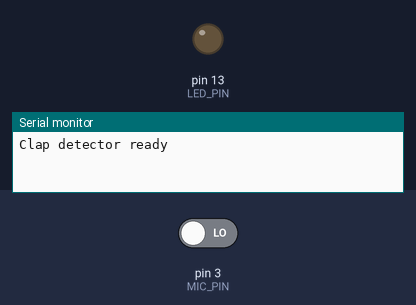
The sketch below on a simulated Arduino Uno, built with avr-gcc and run on an emulated ATmega328P. Shown: output pins drawn as LEDs (lit = HIGH), the last lines printed to the serial monitor. Inputs (shaded band) come from the test bench; at power-on: pin 3 (MIC_PIN) LOW.

Above: at 1.2 s.
1.3 s: pin 3 (MIC_PIN) driven HIGH
At 2.3 s:
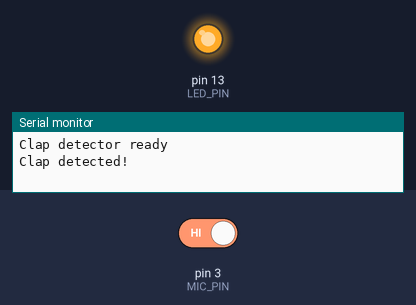
Timing chart, 0 to 4.3 s (numbered marks = the images above; inputs shaded):
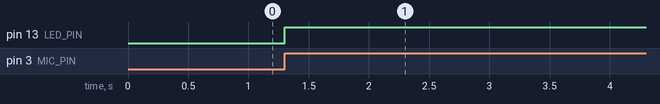

Measured:
- after the input at 1.3 s, pin 13 (LED_PIN): LOW → HIGH at once

The sketch:

sound_sensor_digital.ino
```cpp
const int MIC_PIN = 3;   // KY-037 DO pin
const int LED_PIN = 13;  // LED pin

bool ledState = false;
bool lastMicState = LOW;

unsigned long lastTriggerTime = 0;
const unsigned long debounceTime = 300; // ms

void setup() {
  pinMode(MIC_PIN, INPUT);
  pinMode(LED_PIN, OUTPUT);

  digitalWrite(LED_PIN, LOW);

  Serial.begin(115200);
  Serial.println("Clap detector ready");
}

void loop() {
  bool micState = digitalRead(MIC_PIN);
  unsigned long currentTime = millis();

  // Detect rising edge (LOW → HIGH)
  if (micState == HIGH && lastMicState == LOW) {

    // Debounce / lockout time
    if (currentTime - lastTriggerTime > debounceTime) {
      ledState = !ledState;
      digitalWrite(LED_PIN, ledState);

      Serial.println("Clap detected!");
      lastTriggerTime = currentTime;
    }
  }

  lastMicState = micState;
}
```
